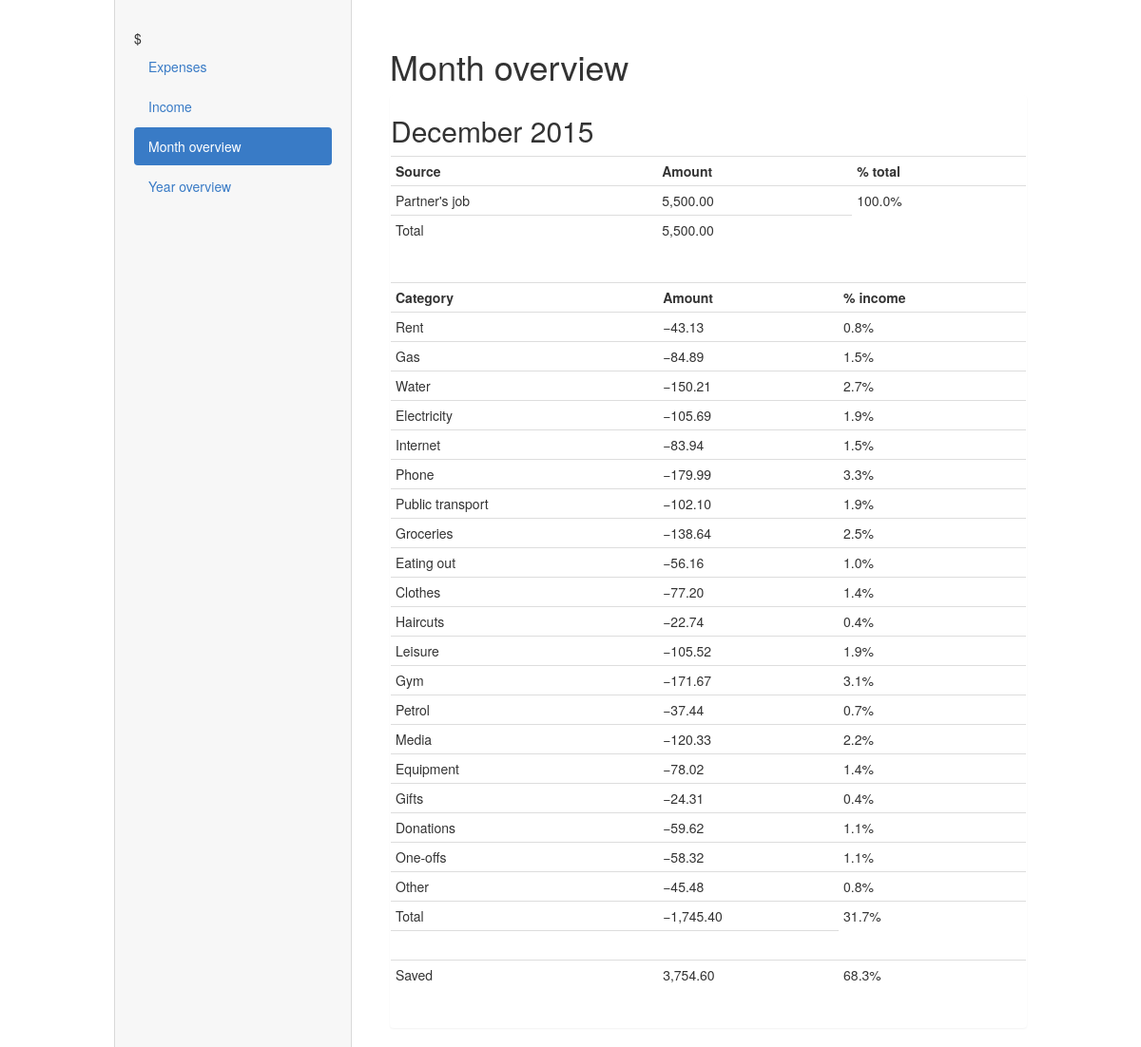
/overview/month/, run on the app's committed database.
### models.py (models this page shows)
class IncomeSource(Base):
  __tablename__ = 'income_sources'
  id = Column(Integer, primary_key = True)
  name = Column(String(30), nullable = False)

class Category(Base):
  __tablename__ = 'categories'
  id = Column(Integer, primary_key = True)
  name = Column(String(30), nullable = False)

### views.py (the view)
@app.route('/overview/')
@app.route('/overview/month/')
def OverviewMonth():
  months = getMonthsArray(1)
  allCategoryRows = session.query(Category).all()
  allSourceRows = session.query(IncomeSource).all()
  categoryNames = {}
  for row in allCategoryRows:
    categoryNames[row.id] = row.name
  sourceNames = {}
  for row in allSourceRows:
    sourceNames[row.id] = row.name
  return render_template('overview_month.html',
                         months = months,
                         categoryNames = categoryNames,
                         sourceNames = sourceNames)

### views.py (called while the page is built)
def first_of_current_month():
  now = datetime.now()
  return now + relativedelta(day=1)

@app.context_processor
def utility_processor():
  def format_money(amount):
    result = format(float(amount)/100, ',.2f')
    if amount < 0:
      result = result.replace('-', u'\u2212')
    return result
  return dict(format_money=format_money)

### templates/overview_month.html (shortened to what this page needs)
{% extends "index.html" %}
{% block content %}
<div class="page-wrapper">
  <nav class="sidebar">
    <span class="app-logo">$</span>
    <ul class="nav nav-pills nav-stacked">
      <li><a href="{{ url_for('Expenses') }}">Expenses</a></li>
      <li><a href="{{ url_for('Income') }}">Income</a></li>
      <li class="active"><a href="{{ url_for('OverviewMonth') }}">Month overview</a></li>
      <li><a href="{{ url_for('OverviewYear') }}">Year overview</a></li>
    </ul>
  </nav>
  <article class="main">
    <h1 class="page-heading">Month overview</h1>
    {% include "overview_month_table.html" %}
  </article>
</div>
{% endblock %}

### templates/overview_month_table.html (shortened to what this page needs)
{% for month in months|reverse %}
{% if month.total_income != 0 or month.total_expenses != 0 %}
<div class="panel">
<div class="month-overview table-container">
<h2 class="month-overview month-heading">{{ month.name }}</h2>
{% if month.total_income != 0 %}
<table class="month-overview income table table-condensed">
  <tr>
    <th class="month-overview catsrc">Source</th>
    <th class="month-overview amount">Amount</th>
    <th class="month-overview percentage">% total</th>
  </tr>
  {% for src in month.src_totals %}
  {% if month.src_totals[src] != 0 %}
  <tr>
    <td class="month-overview catsrc">{{ sourceNames[src] }}</td>
    <td class="month-overview amount">{{ format_money(month.src_totals[src]) }}</td>
    <td class="month-overview percentage">{{ '%0.1f' % ((month.src_totals[src] / month.total_income) * 100) }}%</td>
  </tr>
  {% endif %}
  {% endfor %}
  <tr>
    <td class="month-overview income total-cell">Total</td>
    <td class="month-overview income total-cell amount">{{ format_money(month.total_income) }}</td>
  </tr>
</table>
<br>
{% endif %}
{% if month.total_expenses != 0 %}
<table class="month-overview expenses table table-condensed">
  <tr>
    <th class="month-overview catsrc">Category</th>
    <th class="month-overview amount">Amount</th>
    <th class="month-overview percentage">% income</th>
  </tr>
  {% for cat in month.cat_totals %}
  {% if month.cat_totals[cat] != 0 %}
  <tr>
    <td class="month-overview catsrc">{{ categoryNames[cat] }}</td>
    <td class="month-overview amount">&minus;{{ format_money(month.cat_totals[cat]) }}</td>
    {% if month.total_income != 0 %}
    <td class="month-overview percentage">{{ '%0.1f' % ((month.cat_totals[cat] / month.total_income) * 100) }}%</td>
    {% endif %}
  </tr>
  {% endif %}
  {% endfor %}
  <tr>
    <td class="month-overview expenses total-cell">Total</td>
    <td class="month-overview expenses total-cell amount">&minus;{{ format_money(month.total_expenses) }}</td>
    {% if month.total_income != 0 %}
    <td class="month-overview expenses total-cell percentage">{{ '%0.1f' % ((month.total_expenses / month.total_income) * 100) }}%</td>
    {% endif %}
  </tr>
  {% if month.total_income != 0 and month.total_expenses != 0 %}
  <tr>
    <td class="month-overview catsrc">&nbsp;</td>
    <td class="month-overview amount">&nbsp;</td>
  </tr>
  <tr>
      {% if month.total_income - month.total_expenses >= 0 %}
      <td class="month-overview total-cell grand-total">Saved</td>
      <td class="month-overview total-cell grand-total amount profit">{{ format_money(month.total_income - month.total_expenses) }}</td>
      <td class="month-overview total-cell grand-total percentage profit">{{ '%0.1f' % (((month.total_income - month.total_expenses) / month.total_income) * 100) }}%</td>
      {% endif %}
  </tr>
  {% endif %}
</table>
<br>
{% endif %}
</div>
</div>
{% endif %}
{% endfor %}

### static/css/style.css (style rules this page uses)
.page-wrapper { width: 960px; margin: 0 auto; }
.sidebar { width: 250px; position: fixed; top: 0; bottom: 0; padding: 30px 20px 0 20px; background: #f7f7f7; border-right: 1px solid #d9d9d9; border-left: 1px solid #d9d9d9; }
.sidebar li.active a { background-color: #397bc6; color: white; }
.nav li a { color: #397bc6; }
.main { margin: 0 0 0 270px; padding-top: 30px; padding-left: 20px; }

### data on the page
IncomeSource: name "Partner's job"
Category: name "Rent"
Category: name "Gas"
Category: name "Water"
Category: name "Electricity"
Category: name "Internet"
Category: name "Phone"
Category: name "Public transport"
Category: name "Groceries"
Category: name "Eating out"
Category: name "Clothes"
Category: name "Haircuts"
Category: name "Leisure"
Category: name "Gym"
Category: name "Petrol"
Category: name "Media"
Category: name "Equipment"
Category: name "Gifts"
Category: name "Donations"
Category: name "One-offs"
Category: name "Other"

### other printed values
{{ month.name }} "December 2015"
{{ '%0.1f' % ((month.src_totals[src] / month.total_income) * 100) }} "100.0"
{{ '%0.1f' % ((month.cat_totals[cat] / month.total_income) * 100) }} "0.8" "1.5" "2.7" "1.9" "1.5" "3.3" "1.9" "2.5" "1.0" "1.4" "0.4" "1.9" "3.1" "0.7" "2.2" "1.4" "0.4" "1.1" "1.1" "0.8"
{{ '%0.1f' % ((month.total_expenses / month.total_income) * 100) }} "31.7"
